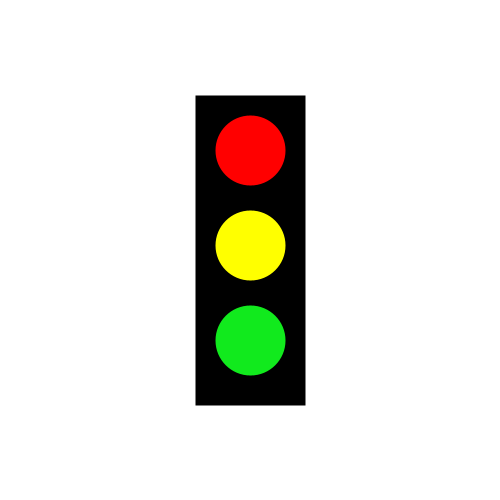
Frame 1 (no input)
Frame 60 (the mouse pressed at the canvas centre just before this capture): identical to frame 1, image omitted
Frame 120 (the mouse held since frame 60 and released just before this capture): identical to frame 1, image omitted

The Processing sketch that drew this single still picture (run headless with seeded random() and noise(); from frame 60 on, the mouse is pressed at the canvas centre):

// Processing sketch: Task3
// ── Task3.pde
//Trafficlight with rect+ellipse

void setup()
{
  size(500, 500);
}

//+adding gray (variable has to be outsite voids)

  color red = color(255, 0, 0);
  color yellow = color(255, 255, 0);
  color green = color(17, 234, 29);
  color white = color(255);
  color gray = color(100);
  
void draw()
{

  background(white);
  strokeWeight(10);
  stroke(0);
  fill(0);
  rectMode(CORNER);
  rect(200, 100, 100, 300);
  ellipseMode(CENTER);
  fill(red);
  ellipse(250, 150, 80, 80);
  fill(yellow);
  ellipse(250, 245, 80, 80);
  fill(green);
  ellipse(250, 340, 80, 80);

  //pressing key 1,2,3 turning light off to gray
}
void keyPressed()
{
  if (keyPressed == true && key =='1') {
    red = (gray);
  }
  if (keyPressed == true && key =='2') {
    yellow = gray;
  }
  if (keyPressed == true && key =='3') {
    green = gray;
  }
  
}
